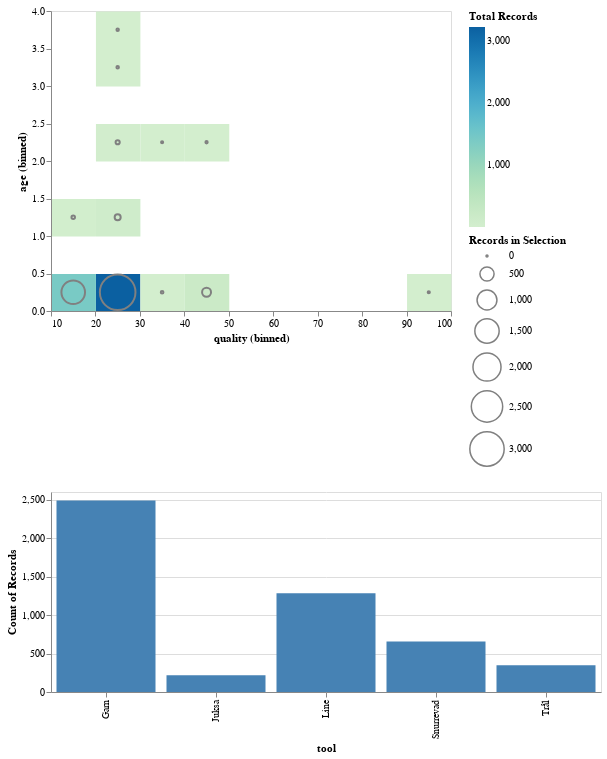

Notebook code for this chart:
### Code cell
import altair as alt


pts = alt.selection(type="single", encodings=['x'])

rect = alt.Chart(data).mark_rect().encode(
    alt.X('quality:Q', bin=True),
    alt.Y('age:Q', bin=True),
    alt.Color('count()',
        scale=alt.Scale(scheme='greenblue'),
        legend=alt.Legend(title='Total Records')
    )
)

circ = rect.mark_point().encode(
    alt.ColorValue('grey'),
    alt.Size('count()',
        legend=alt.Legend(title='Records in Selection')
    )
).transform_filter(
    pts
)

bar = alt.Chart(data).mark_bar().encode(
    x='tool:N',
    y='count()',
    color=alt.condition(pts, alt.ColorValue("steelblue"), alt.ColorValue("grey"))
).properties(
    width=550,
    height=200
).add_selection(pts)

alt.vconcat(
    rect + circ,
    bar
).resolve_legend(
    color="independent",
    size="independent"
)

### Figure 1 — Vega-Lite specification as saved in the notebook (floating-point values rounded to 4 significant figures; data arrays with more than 128 entries replaced by an {"elided": "..."} marker saying what was removed)
{"config": {"view": {"continuousWidth": 400, "continuousHeight": 300}}, "vconcat": [{"layer": [{"mark": "rect", "encoding": {"color": {"aggregate": "count", "legend": {"title": "Total Records"}, "scale": {"scheme": "greenblue"}, "type": "quantitative"}, "x": {"bin": true, "field": "quality", "type": "quantitative"}, "y": {"bin": true, "field": "age", "type": "quantitative"}}}, {"mark": "point", "encoding": {"color": {"value": "grey"}, "size": {"aggregate": "count", "legend": {"title": "Records in Selection"}, "type": "quantitative"}, "x": {"bin": true, "field": "quality", "type": "quantitative"}, "y": {"bin": true, "field": "age", "type": "quantitative"}}, "transform": [{"filter": {"selection": "selector003"}}]}]}, {"mark": "bar", "encoding": {"color": {"condition": {"value": "steelblue", "selection": "selector003"}, "value": "grey"}, "x": {"field": "tool", "type": "nominal"}, "y": {"aggregate": "count", "type": "quantitative"}}, "height": 200, "selection": {"selector003": {"type": "single", "encodings": ["x"]}}, "width": 550}], "data": {"name": "data-85cee2a11df391663712a90f6dcb2fe6"}, "resolve": {"legend": {"color": "independent", "size": "independent"}}, "$schema": "https://vega.github.io/schema/vega-lite/v4.17.0.json", "datasets": {"data-85cee2a11df391663712a90f6dcb2fe6": {"elided": "5000 records"}}}
